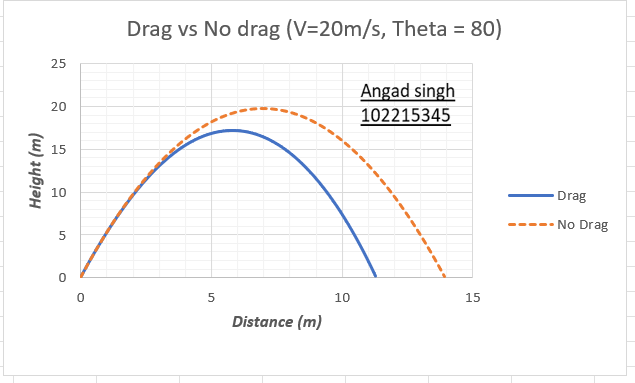
#> input picture ROI_with_annotation/images/1.png, 635 x 383 px; its folder holds only this picture in this run
$ python ROI_2_Multiple_image.py
#> lines starting #> are read from the running program, lines starting #| are printed output that depends on the picture
import cv2 as cv
import os

color = (0, 0, 255)
thickness = 1
scale = 1
font = cv.FONT_HERSHEY_COMPLEX
image_fol = 'images'
annotation_fol = 'annotation'
imlist = os.listdir(image_fol)

for im in imlist:
    img = cv.imread(os.path.join(image_fol, im))
#> img is the input picture: shape (383, 635, 3); mean B, G, R 249, 249, 249.3
    #this function is use to combine two path at the run time so that we can access multiple file of
    # a folder at same time only
    #  cv.listdir ---> list the list of images in the folder
    # os.path.join ---> join the path of folder and image with iteration so that all photo
    # can be access
    img = cv.resize(img, (450, 500))
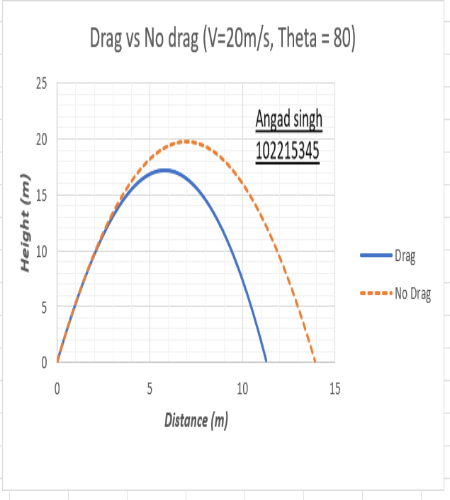
#> img: shape (500, 450, 3); mean B, G, R 249, 249, 249.3

    # Annotate the image
    org = (0, 50)
    img = cv.putText(img, "next", org, font, scale, color, thickness, cv.LINE_AA)
    org = (0, 450)
    img = cv.putText(img, "person", org, font, scale, color, thickness, cv.LINE_AA)
    org = (350, 450)
    img = cv.putText(img, "car", org, font, scale, color, thickness, cv.LINE_AA)
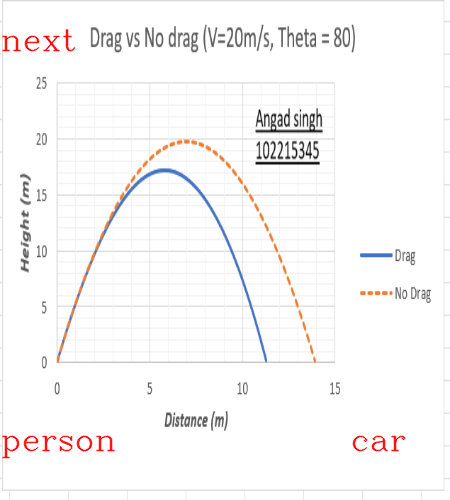
#> img: shape (500, 450, 3); mean B, G, R 247.8, 247.8, 249.3

    # rename the file
    frame = im[:-4]
    new_file = frame + '.txt'

    with open(os.path.join(annotation_fol, new_file), 'a') as f:
        while True:
#> (the run stopped early here; a loop or call above may not have finished)

$ run again, on ROI_with_annotation/images/5.png
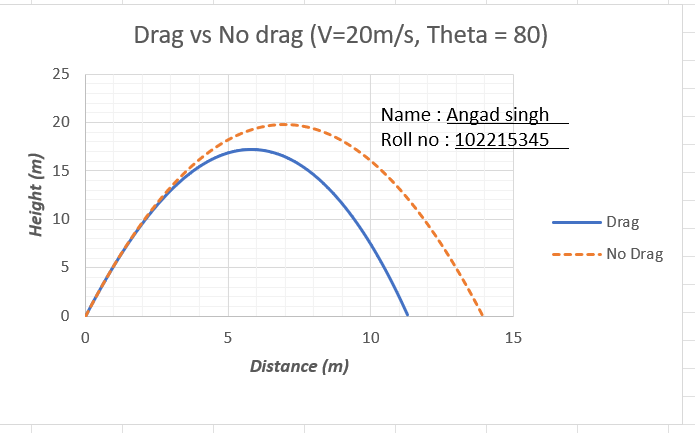
#> input picture ROI_with_annotation/images/5.png, 695 x 433 px
#> img is the input picture: shape (433, 695, 3); mean B, G, R 249.3, 249.2, 249.5
#> `img = cv.resize(img, (450, 500))`:
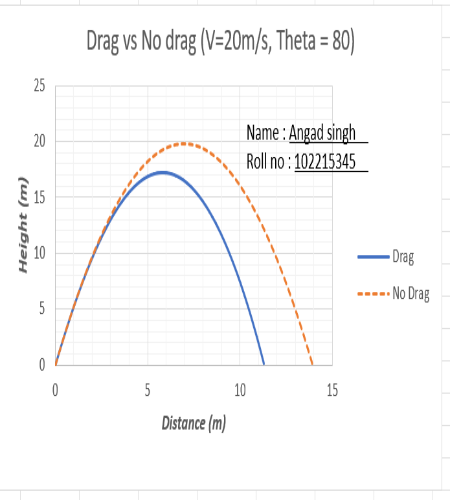
#> img: shape (500, 450, 3); mean B, G, R 249.2, 249.2, 249.4
#> `img = cv.putText(img, "car", org, font, scale, color, thickness, cv.LI..`:
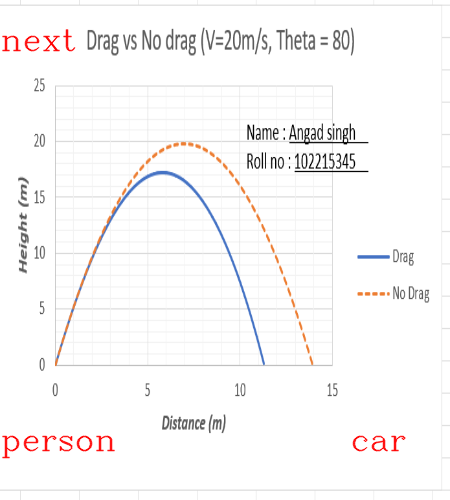
#> img: shape (500, 450, 3); mean B, G, R 248, 248, 249.4

$ run again, on ROI_with_annotation/images/6.png
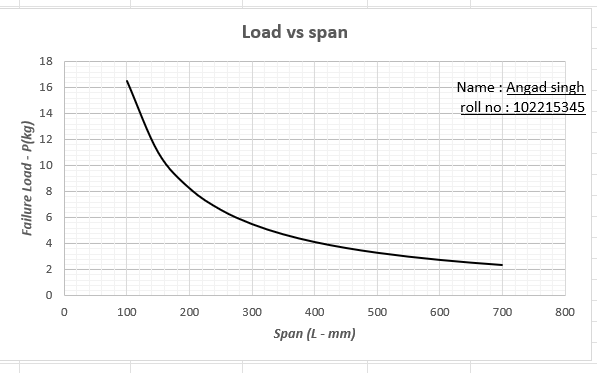
#> input picture ROI_with_annotation/images/6.png, 597 x 373 px
#> img is the input picture: shape (373, 597, 3); min 0, max 255, mean 247.8
#> `img = cv.resize(img, (450, 500))`:
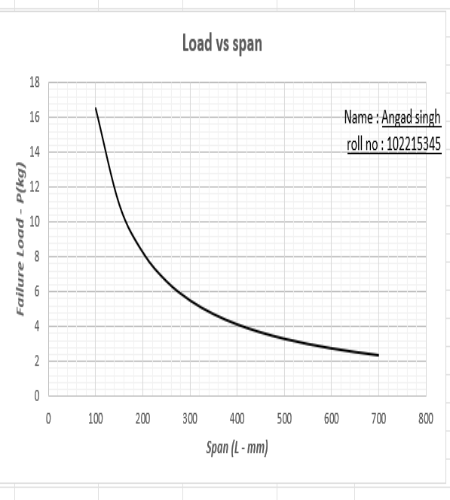
#> img: shape (500, 450, 3); min 0, max 255, mean 247.7
#> `img = cv.putText(img, "car", org, font, scale, color, thickness, cv.LI..`:
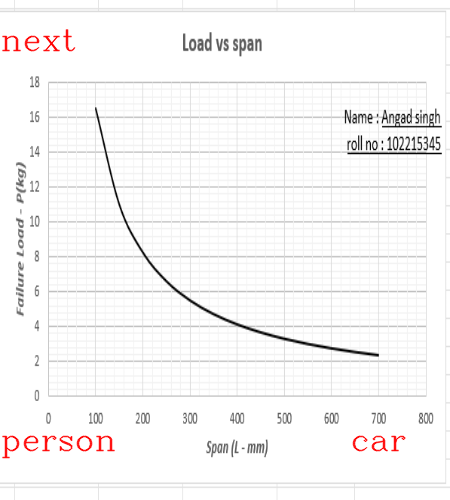
#> img: shape (500, 450, 3); mean B, G, R 246.5, 246.5, 247.7

$ run again, on ROI_with_annotation/images/7.png
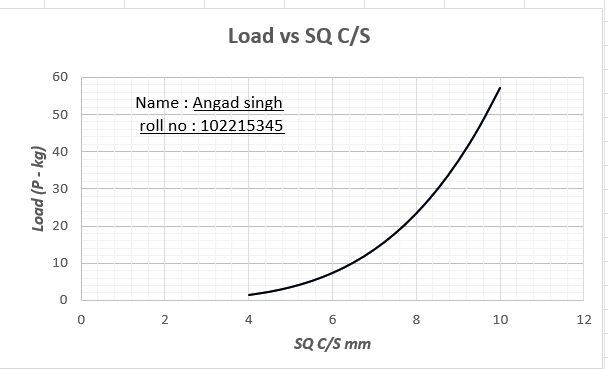
#> input picture ROI_with_annotation/images/7.png, 608 x 369 px
#> img is the input picture: shape (369, 608, 3); mean B, G, R 248.8, 248.8, 248.8
#> `img = cv.resize(img, (450, 500))`:
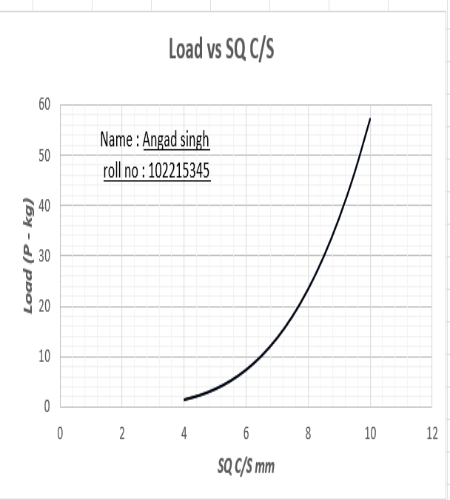
#> img: shape (500, 450, 3); mean B, G, R 248.8, 248.8, 248.7
#> `img = cv.putText(img, "car", org, font, scale, color, thickness, cv.LI..`:
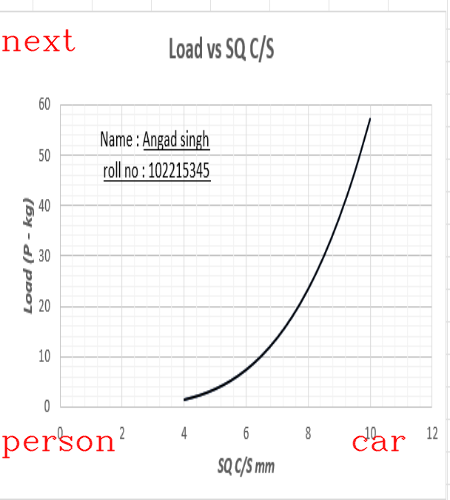
#> img: shape (500, 450, 3); mean B, G, R 247.6, 247.6, 248.8

$ run again, on ROI_with_annotation/images/2.png
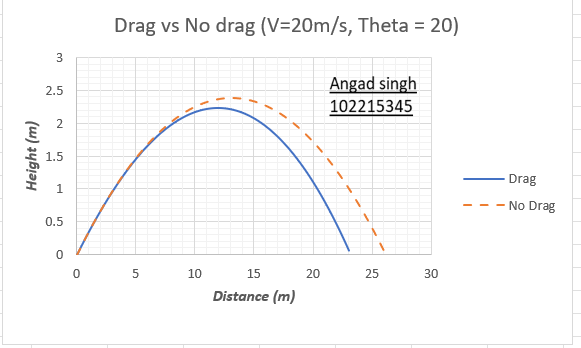
#> input picture ROI_with_annotation/images/2.png, 581 x 348 px
#> img is the input picture: shape (348, 581, 3); mean B, G, R 248.9, 248.8, 248.9
#> `img = cv.resize(img, (450, 500))`:
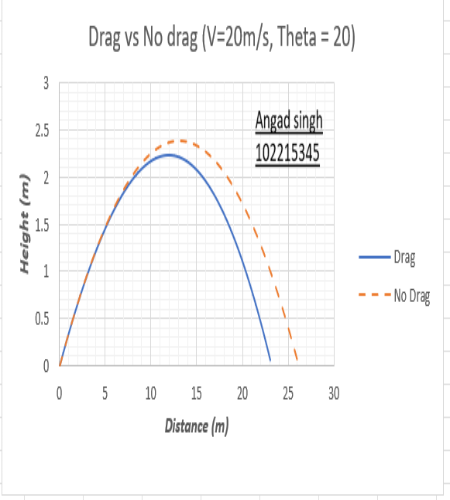
#> img: shape (500, 450, 3); mean B, G, R 248.9, 248.8, 248.9
#> `img = cv.putText(img, "car", org, font, scale, color, thickness, cv.LI..`:
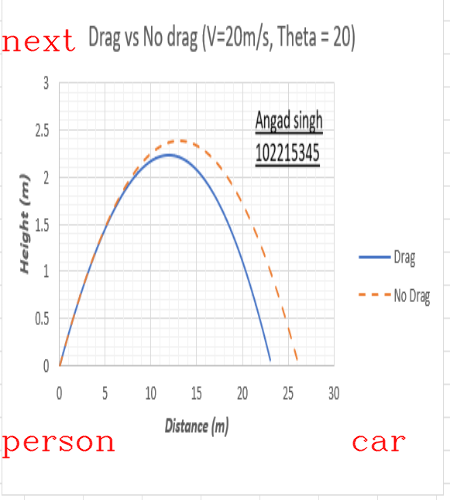
#> img: shape (500, 450, 3); mean B, G, R 247.7, 247.6, 248.9
